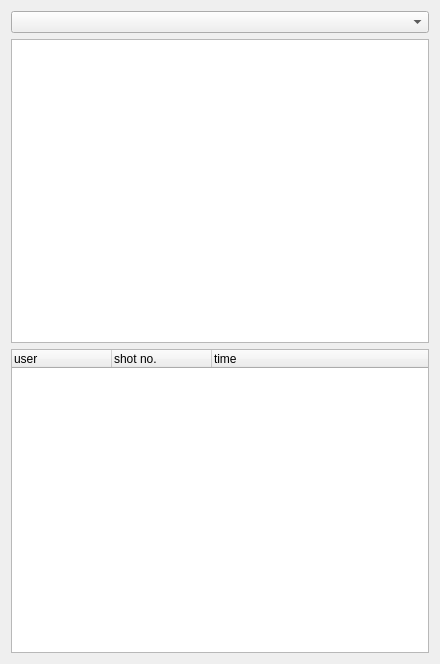
<?xml version="1.0" encoding="UTF-8"?>
<ui version="4.0">
 <class>Form</class>
 <widget class="QWidget" name="Form">
  <property name="geometry">
   <rect>
    <x>0</x>
    <y>0</y>
    <width>440</width>
    <height>664</height>
   </rect>
  </property>
  <property name="windowTitle">
   <string>Form</string>
  </property>
  <layout class="QGridLayout" name="gridLayout">
   <item row="0" column="0">
    <widget class="QComboBox" name="comboBox">
     <property name="maxVisibleItems">
      <number>5</number>
     </property>
    </widget>
   </item>
   <item row="1" column="0">
    <widget class="QListWidget" name="listWidget"/>
   </item>
   <item row="2" column="0">
    <widget class="QTreeWidget" name="treeWidget">
     <column>
      <property name="text">
       <string>user</string>
      </property>
     </column>
     <column>
      <property name="text">
       <string>shot no.</string>
      </property>
     </column>
     <column>
      <property name="text">
       <string>time</string>
      </property>
     </column>
    </widget>
   </item>
  </layout>
 </widget>
 <resources/>
 <connections/>
</ui>
